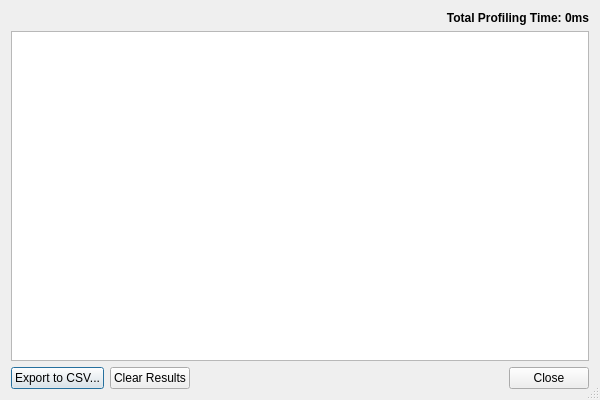
<?xml version="1.0" encoding="UTF-8"?>
<ui version="4.0">
 <class>UIProfiler</class>
 <widget class="QDialog" name="UIProfiler">
  <property name="geometry">
   <rect>
    <x>0</x>
    <y>0</y>
    <width>600</width>
    <height>400</height>
   </rect>
  </property>
  <property name="windowTitle">
   <string>Profiler Results</string>
  </property>
  <property name="sizeGripEnabled">
   <bool>true</bool>
  </property>
  <layout class="QGridLayout" name="gridLayout">
   <item row="0" column="0">
    <layout class="QVBoxLayout" name="verticalLayout">
     <item>
      <widget class="QLabel" name="lTitle">
       <property name="font">
        <font>
         <weight>75</weight>
         <bold>true</bold>
        </font>
       </property>
       <property name="text">
        <string>Total Profiling Time: 0ms</string>
       </property>
       <property name="alignment">
        <set>Qt::AlignRight|Qt::AlignTrailing|Qt::AlignVCenter</set>
       </property>
      </widget>
     </item>
     <item>
      <widget class="QTableView" name="twProfilerResults"/>
     </item>
     <item>
      <layout class="QHBoxLayout" name="horizontalLayout">
       <item>
        <widget class="QPushButton" name="pbExportResults">
         <property name="text">
          <string>Export to CSV...</string>
         </property>
        </widget>
       </item>
       <item>
        <widget class="QPushButton" name="pbClearResults">
         <property name="text">
          <string>Clear Results</string>
         </property>
        </widget>
       </item>
       <item>
        <widget class="QDialogButtonBox" name="buttonBox">
         <property name="orientation">
          <enum>Qt::Horizontal</enum>
         </property>
         <property name="standardButtons">
          <set>QDialogButtonBox::Close</set>
         </property>
        </widget>
       </item>
      </layout>
     </item>
    </layout>
   </item>
  </layout>
 </widget>
 <resources/>
 <connections>
  <connection>
   <sender>buttonBox</sender>
   <signal>accepted()</signal>
   <receiver>UIProfiler</receiver>
   <slot>accept()</slot>
   <hints>
    <hint type="sourcelabel">
     <x>248</x>
     <y>254</y>
    </hint>
    <hint type="destinationlabel">
     <x>157</x>
     <y>274</y>
    </hint>
   </hints>
  </connection>
  <connection>
   <sender>buttonBox</sender>
   <signal>rejected()</signal>
   <receiver>UIProfiler</receiver>
   <slot>reject()</slot>
   <hints>
    <hint type="sourcelabel">
     <x>316</x>
     <y>260</y>
    </hint>
    <hint type="destinationlabel">
     <x>286</x>
     <y>274</y>
    </hint>
   </hints>
  </connection>
 </connections>
</ui>
